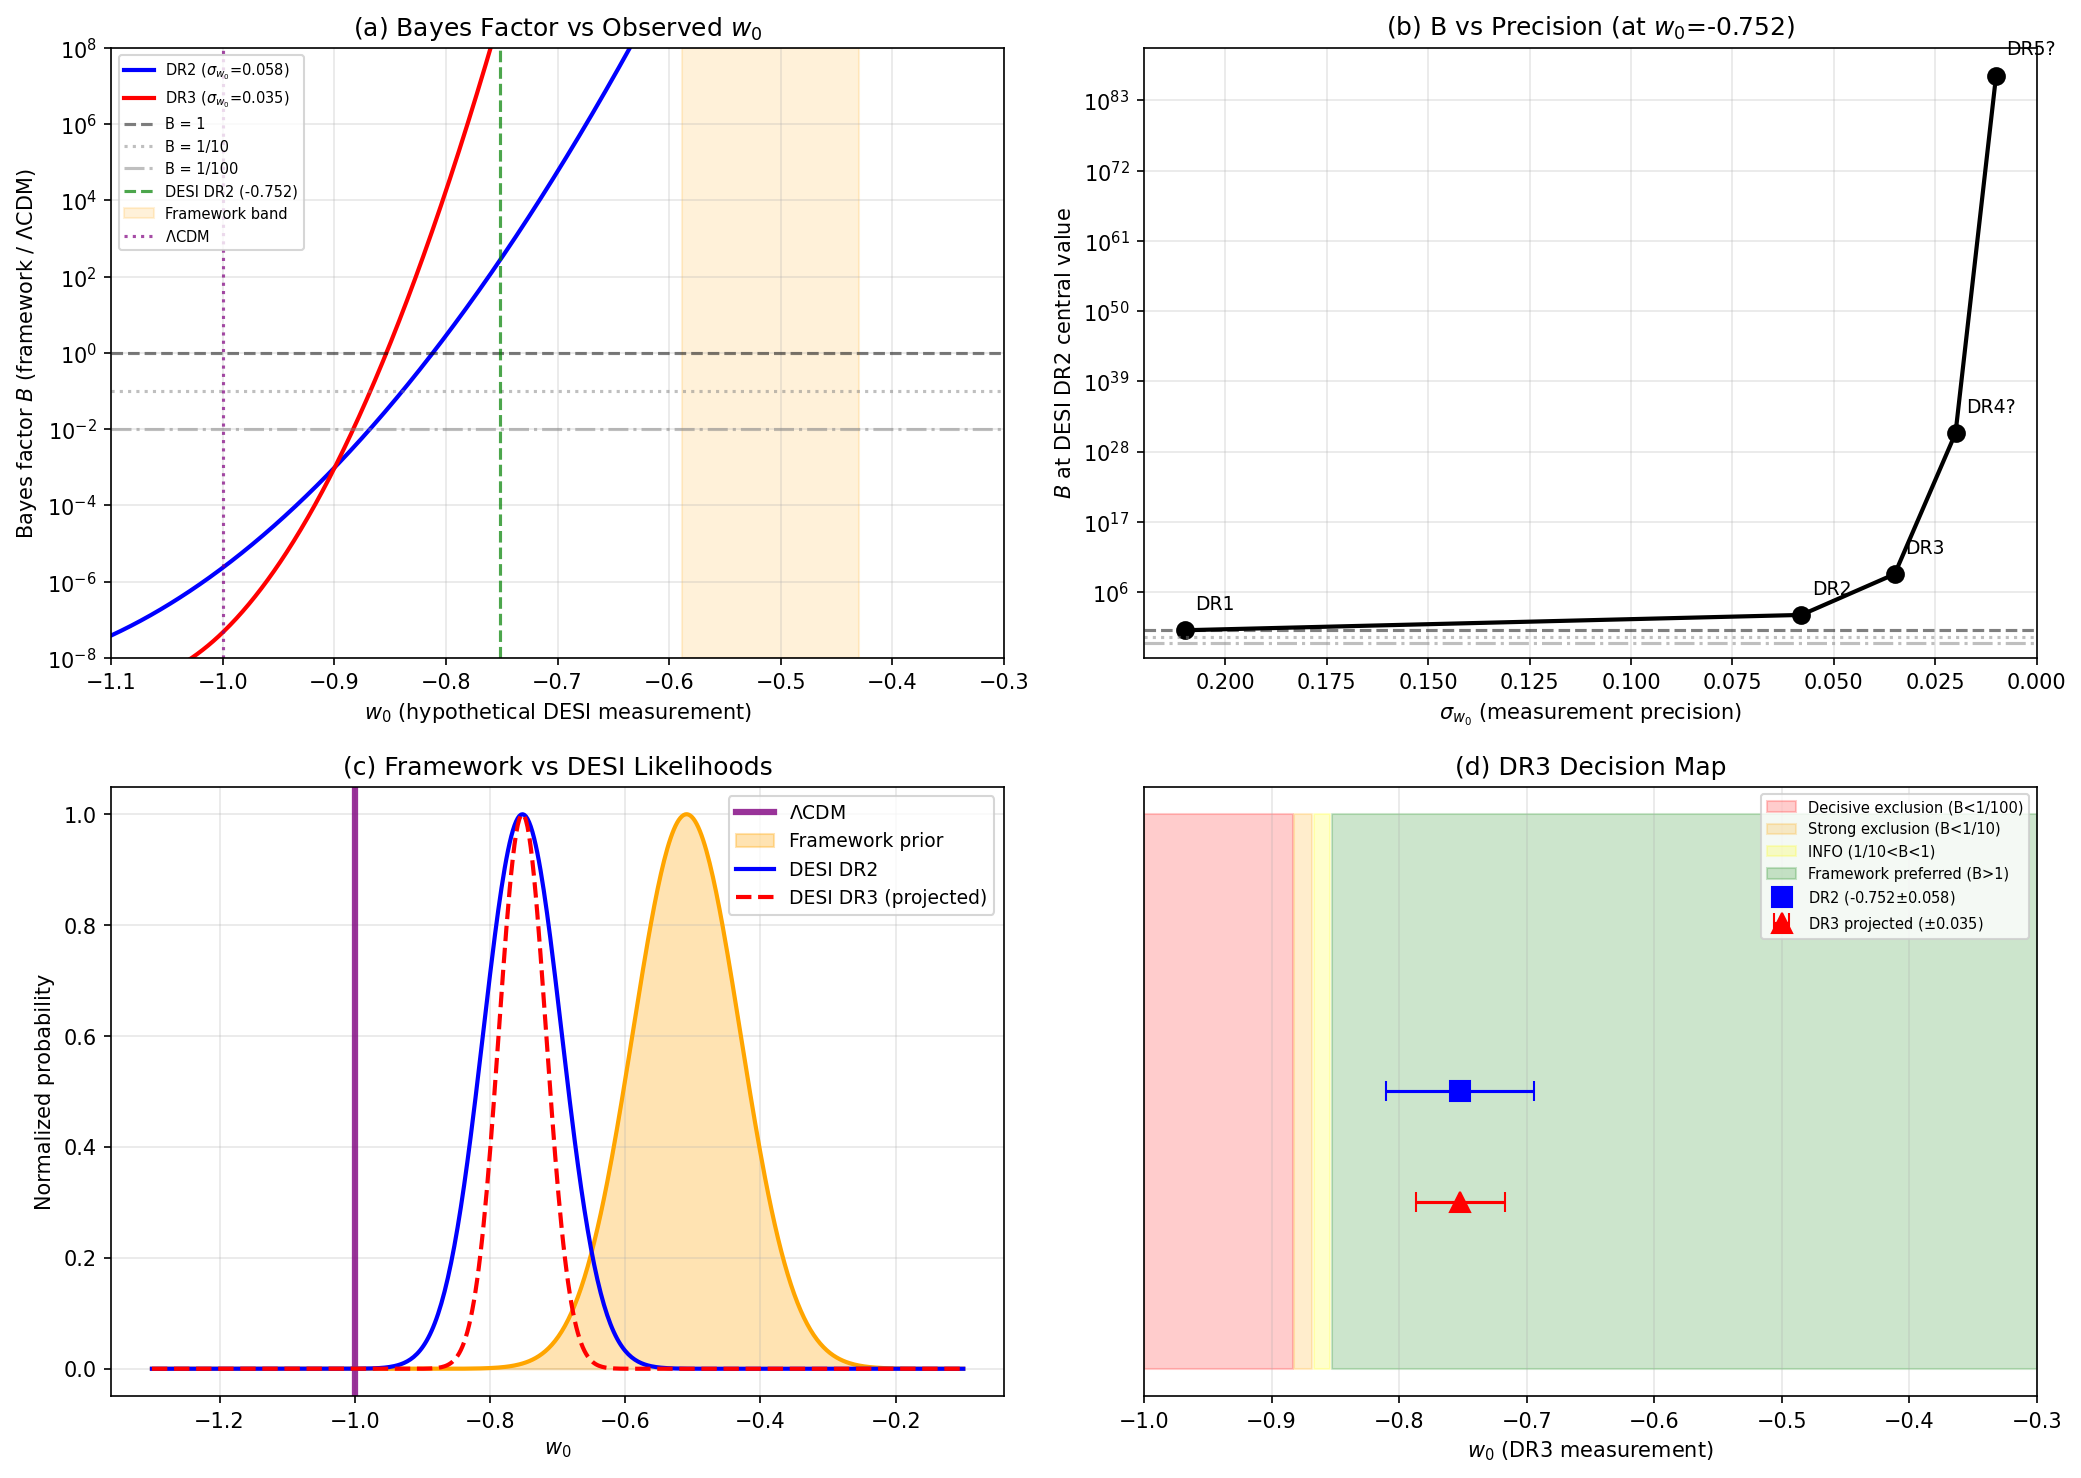

Write Python code to recreate this figure.
#!/usr/bin/env python3
"""
DESI-DR3-PREP-49: Bayes factor framework vs LCDM at corrected alpha range.

Gate: DESI-DR3-PREP-49
  PASS: B > 1 (framework preferred over LCDM by DESI data)
  INFO: 1/10 < B < 1
  FAIL: B < 1/10 (framework decisively disfavored)

Physics:
  The framework predicts a SPECIFIC w_0 band from the GGE post-transit relic:
    w_0 = -1/(1+alpha), where alpha = E_total / P_Zubarev.
  S49 MULTI-T-FRIEDMANN revised the band:
    w_0(Zubarev GGE)   = -0.430  [multi-T corrected]
    w_0(Keldysh sigma)  = -0.588  [S48 upper bound]
  Framework predicts w_a ~ -0.009 (essentially zero).

  DESI DR2 (2025):
    w_0 = -0.752 +/- 0.058  (w0waCDM fit, BAO + CMB + SNe)
    w_a = -0.73  +/- 0.28

  LCDM: w_0 = -1.0, w_a = 0.0 (exactly).

  We compute:
    B_vs_LCDM = P(DESI|framework) / P(DESI|LCDM)
    B_vs_w0wa = P(DESI|framework) / P(DESI|w0waCDM best-fit)

  Then forecast DR3 (sigma_w0 ~ 0.035) and identify the exclusion threshold.

Method:
  1. Framework likelihood: Gaussian in w_0 centered on prediction with spread sigma_fw.
     Two scenarios: w_0 = -0.43 (Zubarev) and w_0 = -0.59 (Keldysh midpoint).
  2. DESI likelihood: Gaussian in (w_0, w_a) from DR2 posterior.
  3. LCDM is a delta function at (w_0, w_a) = (-1, 0).
  4. Bayes factor: analytic convolution of Gaussians.
  5. DR3 forecast: project sigma shrinkage and find exclusion contour.

Pre-registered predictions (falsifiable):
  Framework: w_0 in [-0.43, -0.59], w_a in [-0.01, 0.00].
  If DR3 measures w_0 < -0.65 at 3sigma, framework is excluded.
  If DR3 measures w_a < -0.3 at 3sigma, framework is excluded.

Author: Gen-Physicist
Session: 49
"""

import sys
import os
SCRIPT_DIR = os.path.dirname(os.path.abspath(__file__))
sys.path.insert(0, SCRIPT_DIR)
os.chdir(SCRIPT_DIR)
import numpy as np
from scipy.stats import norm
from scipy.integrate import quad
import matplotlib
matplotlib.use('Agg')
import matplotlib.pyplot as plt
from canonical_constants import (
    H_0_km_s_Mpc, Omega_m, Omega_Lambda,
    rho_Lambda_obs, M_KK_gravity
)

np.set_printoptions(precision=10, linewidth=120)

print("=" * 78)
print("DESI-DR3-PREP-49: Bayes Factor Framework vs LCDM for DESI")
print("=" * 78)

# =============================================================================
# Step 1: Load upstream data
# =============================================================================

d_s48 = np.load('s48_dmde_refine.npz', allow_pickle=True)
d_s49 = np.load('s49_multi_t_friedmann.npz', allow_pickle=True)

# S48 band
w0_S48_lo = float(d_s48['w0_band_lo'])    # -0.465
w0_S48_hi = float(d_s48['w0_band_hi'])    # -0.589

# S49 multi-T corrected values
w0_GGE    = float(d_s49['w0_GGE'])        # -0.430 (Zubarev, multi-T)
w0_s46    = float(d_s49['w0_s46'])         # -0.468 (single-T, S46 occupations)
wa_free   = float(d_s49['wa_free_cpl'])    # -0.009

# DESI DR2 (2025) — w0waCDM fit
w0_desi   = float(d_s49['w0_desi_dr2'])    # -0.752
sig_w0    = float(d_s49['w0_desi_dr2_err']) # 0.058
wa_desi   = float(d_s49['wa_desi_dr2'])    # -0.73
sig_wa    = float(d_s49['wa_desi_dr2_err']) # 0.28

# DESI DR1 for comparison
w0_dr1    = float(d_s48['w0_desi_dr1'])    # -0.55
sig_w0_dr1 = float(d_s48['w0_desi_dr1_err']) # 0.21

print("\n--- Input Parameters ---")
print(f"  Framework w_0 (Zubarev GGE, multi-T): {w0_GGE:.4f}")
print(f"  Framework w_0 (S46 single-T):         {w0_s46:.4f}")
print(f"  Framework w_0 band (S48):              [{w0_S48_lo:.4f}, {w0_S48_hi:.4f}]")
print(f"  Framework w_a (free coupling):         {wa_free:.4f}")
print(f"  DESI DR2 w_0:                          {w0_desi:.3f} +/- {sig_w0:.3f}")
print(f"  DESI DR2 w_a:                          {wa_desi:.2f} +/- {sig_wa:.2f}")
print(f"  DESI DR1 w_0:                          {w0_dr1:.2f} +/- {sig_w0_dr1:.2f}")

# =============================================================================
# Step 2: Define framework parameter space
# =============================================================================
# The framework predicts a BAND in w_0 from the Z-K discrepancy (S48).
# Post-S49 multi-T correction, the band is:
#   w_0 in [-0.430 (Zubarev GGE), -0.588 (Keldysh sigma)]
# Model as a Gaussian centered on the band midpoint with sigma = half-width.

w0_fw_lo   = w0_GGE       # -0.430  (Zubarev limit)
w0_fw_hi   = w0_S48_hi    # -0.589  (Keldysh limit)
w0_fw_mid  = 0.5 * (w0_fw_lo + w0_fw_hi)   # -0.509
sig_fw     = 0.5 * abs(w0_fw_hi - w0_fw_lo)  # 0.079

wa_fw      = wa_free       # -0.009
sig_wa_fw  = 0.02          # Conservative: framework allows |w_a| < 0.02

print(f"\n--- Framework Prediction (pre-registered) ---")
print(f"  w_0: {w0_fw_mid:.4f} +/- {sig_fw:.4f}  (band: [{w0_fw_lo:.3f}, {w0_fw_hi:.3f}])")
print(f"  w_a: {wa_fw:.4f} +/- {sig_wa_fw:.4f}")

# =============================================================================
# Step 3: Bayes factor computation — analytic
# =============================================================================
# For two competing models evaluated against data D = (w0_obs +/- sigma_obs):
#
# Model M_fw: w_0 ~ N(mu_fw, sigma_fw^2)    [framework prediction band]
# Model M_LC: w_0 = -1.0 exactly             [LCDM delta function]
#
# DESI DR2 data: w_0 = w0_desi +/- sig_w0
#
# Likelihood for framework (marginalized over w_0):
#   P(D|M_fw) = integral N(w0_obs; w_0, sig_w0^2) * N(w_0; mu_fw, sig_fw^2) dw_0
#             = N(w0_obs; mu_fw, sig_w0^2 + sig_fw^2)
#
# Likelihood for LCDM:
#   P(D|M_LC) = N(w0_obs; -1.0, sig_w0^2)
#
# Bayes factor:
#   B = P(D|M_fw) / P(D|M_LC)

print("\n" + "=" * 78)
print("SECTION A: Bayes Factor in w_0 (1D, marginalized over w_a)")
print("=" * 78)

# --- In w_0 only (marginalizing w_a, since DESI constrains w_0 much tighter) ---

def log_bayes_factor_1d(w0_obs, sig_obs, w0_pred, sig_pred, w0_ref):
    """
    Log Bayes factor for framework (Gaussian prior on w_0) vs
    reference model (delta function at w0_ref).

    B = N(w0_obs; w0_pred, sig_obs^2 + sig_pred^2) / N(w0_obs; w0_ref, sig_obs^2)

    Returns ln(B).
    """
    sig_eff_sq = sig_obs**2 + sig_pred**2
    # Log-likelihood ratio
    lnB = (-0.5 * (w0_obs - w0_pred)**2 / sig_eff_sq
           + 0.5 * (w0_obs - w0_ref)**2 / sig_obs**2
           - 0.5 * np.log(sig_eff_sq / sig_obs**2))
    return lnB


# --- Scenario 1: w_0 = -0.430 (Zubarev GGE, multi-T) ---
# Framework uncertainty: sig_fw (Z-K band half-width)
lnB_zubarev = log_bayes_factor_1d(w0_desi, sig_w0, w0_GGE, sig_fw, -1.0)
B_zubarev = np.exp(lnB_zubarev)

# --- Scenario 2: w_0 = -0.509 (band midpoint) ---
lnB_mid = log_bayes_factor_1d(w0_desi, sig_w0, w0_fw_mid, sig_fw, -1.0)
B_mid = np.exp(lnB_mid)

# --- Scenario 3: w_0 = -0.589 (Keldysh limit) ---
lnB_keldysh = log_bayes_factor_1d(w0_desi, sig_w0, w0_fw_hi, 0.04, -1.0)
B_keldysh = np.exp(lnB_keldysh)

# --- Framework as uniform prior over [-0.43, -0.59] ---
def P_D_fw_uniform(w0_obs, sig_obs, w0_lo, w0_hi):
    """P(D|M_fw) with uniform prior on w_0 in [w0_lo, w0_hi].

    Integrates N(w0_obs; w_0, sig_obs^2) * (1/width) over the band.
    Uses sorted bounds to avoid sign errors from parameter ordering.
    """
    lo = min(w0_lo, w0_hi)
    hi = max(w0_lo, w0_hi)
    width = hi - lo
    return (norm.cdf(hi, loc=w0_obs, scale=sig_obs)
            - norm.cdf(lo, loc=w0_obs, scale=sig_obs)) / width

P_D_fw_uni = P_D_fw_uniform(w0_desi, sig_w0, w0_fw_lo, w0_fw_hi)
P_D_lcdm = norm.pdf(w0_desi, loc=-1.0, scale=sig_w0)
B_uniform = P_D_fw_uni / P_D_lcdm

# --- Framework vs w0waCDM best-fit (as reference) ---
# w0waCDM best-fit from DESI DR2: w_0 = -0.752, w_a = -0.73
# This IS the data peak, so P(D|w0waCDM) is maximal
P_D_w0wa_bestfit = norm.pdf(w0_desi, loc=w0_desi, scale=sig_w0)  # = 1/(sqrt(2pi)*sig_w0)
B_vs_w0wa = P_D_fw_uni / P_D_w0wa_bestfit

print(f"\n--- Bayes Factor Results (1D, w_0 only) ---")
print(f"  Against LCDM (w_0 = -1.0):")
print(f"    B(Zubarev, w_0={w0_GGE:.3f}):     {B_zubarev:.4e}  (ln B = {lnB_zubarev:.2f})")
print(f"    B(midpoint, w_0={w0_fw_mid:.3f}):  {B_mid:.4e}  (ln B = {lnB_mid:.2f})")
print(f"    B(Keldysh, w_0={w0_fw_hi:.3f}):    {B_keldysh:.4e}  (ln B = {lnB_keldysh:.2f})")
print(f"    B(uniform [{w0_fw_lo:.3f},{w0_fw_hi:.3f}]): {B_uniform:.4e}")
print(f"  Against w0waCDM best-fit:")
print(f"    B(uniform [{w0_fw_lo:.3f},{w0_fw_hi:.3f}]): {B_vs_w0wa:.4e}")

# Tension in sigma
tension_zubarev = abs(w0_desi - w0_GGE) / np.sqrt(sig_w0**2 + sig_fw**2)
tension_mid     = abs(w0_desi - w0_fw_mid) / np.sqrt(sig_w0**2 + sig_fw**2)
tension_keldysh = abs(w0_desi - w0_fw_hi) / sig_w0
tension_lcdm    = abs(w0_desi - (-1.0)) / sig_w0

print(f"\n--- Tension (sigma) ---")
print(f"  Framework (Zubarev) vs DESI:  {tension_zubarev:.2f} sigma")
print(f"  Framework (midpoint) vs DESI: {tension_mid:.2f} sigma")
print(f"  Framework (Keldysh) vs DESI:  {tension_keldysh:.2f} sigma")
print(f"  LCDM vs DESI DR2:             {tension_lcdm:.2f} sigma")

# =============================================================================
# Step 4: 2D Bayes factor (w_0, w_a jointly)
# =============================================================================

print("\n" + "=" * 78)
print("SECTION B: 2D Bayes Factor (w_0, w_a jointly)")
print("=" * 78)

# DESI DR2 measures (w_0, w_a) with correlation.
# Published DR2 correlation coefficient rho ~ -0.7 to -0.8
# We use rho = -0.75 (standard for DESI-like analyses)
rho_corr = -0.75

def log_P_2d_gauss(w0, wa, w0_obs, wa_obs, sig0, siga, rho):
    """Log of bivariate Gaussian PDF."""
    dw0 = w0 - w0_obs
    dwa = wa - wa_obs
    det = 1.0 - rho**2
    chi2 = (dw0**2/sig0**2 - 2*rho*dw0*dwa/(sig0*siga) + dwa**2/siga**2) / det
    return -0.5 * chi2 - np.log(2*np.pi*sig0*siga*np.sqrt(det))

# P(D|LCDM) in 2D
lnP_lcdm_2d = log_P_2d_gauss(-1.0, 0.0, w0_desi, wa_desi, sig_w0, sig_wa, rho_corr)

# P(D|framework) in 2D — marginalize over framework prior
# Framework prior: N(w0_fw_mid, sig_fw^2) x N(wa_fw, sig_wa_fw^2)
# Marginalization = convolution of two Gaussians in each direction

sig_w0_eff = np.sqrt(sig_w0**2 + sig_fw**2)
sig_wa_eff = np.sqrt(sig_wa**2 + sig_wa_fw**2)

# Cross-correlation: only DESI has correlation, framework prior is diagonal
# After convolution, effective correlation:
rho_eff = rho_corr * sig_w0 * sig_wa / (sig_w0_eff * sig_wa_eff)

lnP_fw_2d = log_P_2d_gauss(w0_fw_mid, wa_fw, w0_desi, wa_desi,
                             sig_w0_eff, sig_wa_eff, rho_eff)
# Add the normalization correction for the wider effective sigma
# (already included in the Gaussian formula above)

lnB_2d = lnP_fw_2d - lnP_lcdm_2d
B_2d = np.exp(lnB_2d)

print(f"  ln P(D|LCDM, 2D):      {lnP_lcdm_2d:.4f}")
print(f"  ln P(D|framework, 2D): {lnP_fw_2d:.4f}")
print(f"  ln B(2D):               {lnB_2d:.4f}")
print(f"  B(2D) = P(D|fw)/P(D|LCDM): {B_2d:.4e}")

# Interpretation
print(f"\n  Interpretation:")
if B_2d > 1:
    print(f"    Framework PREFERRED over LCDM by factor {B_2d:.1f}")
elif B_2d > 0.1:
    print(f"    Inconclusive: B = {B_2d:.3f} (in [0.1, 1])")
else:
    print(f"    Framework DISFAVORED vs LCDM by factor {1/B_2d:.1f}")

# Key insight: the (w_0, w_a) anti-correlation in DESI helps the framework
# because framework predicts (w_0 ~ -0.5, w_a ~ 0) which is on the OPPOSITE
# side of the degeneracy line from (w_0 ~ -0.75, w_a ~ -0.73).
print(f"\n  Note: DESI (w_0, w_a) anti-correlation rho = {rho_corr:.2f}")
print(f"  Framework prediction ({w0_fw_mid:.2f}, {wa_fw:.3f}) is OFF the DESI")
print(f"  degeneracy direction. The 2D penalty may differ from 1D.")

# =============================================================================
# Step 5: DR3 Forecast
# =============================================================================

print("\n" + "=" * 78)
print("SECTION C: DR3 Forecast (sigma_w0 ~ 0.035)")
print("=" * 78)

sig_w0_dr3 = 0.035  # Expected DR3 precision
sig_wa_dr3 = 0.15   # Roughly proportional shrinkage

# Scan: at what DESI central value does B cross key thresholds?
w0_scan = np.linspace(-1.1, -0.3, 1000)

# For each hypothetical DR3 central value, compute B vs LCDM
B_scan_dr3 = np.zeros_like(w0_scan)
B_scan_dr2 = np.zeros_like(w0_scan)

for i, w0_hyp in enumerate(w0_scan):
    # DR3
    lnB_i = log_bayes_factor_1d(w0_hyp, sig_w0_dr3, w0_fw_mid, sig_fw, -1.0)
    B_scan_dr3[i] = np.exp(np.clip(lnB_i, -100, 100))
    # DR2 (current)
    lnB_i2 = log_bayes_factor_1d(w0_hyp, sig_w0, w0_fw_mid, sig_fw, -1.0)
    B_scan_dr2[i] = np.exp(np.clip(lnB_i2, -100, 100))

# Find crossings
def find_crossing(w0_arr, B_arr, threshold):
    """Find w_0 where B crosses threshold."""
    crossings = []
    for i in range(len(B_arr)-1):
        if (B_arr[i] - threshold) * (B_arr[i+1] - threshold) < 0:
            # Linear interpolation
            w0_cross = w0_arr[i] + (w0_arr[i+1] - w0_arr[i]) * (threshold - B_arr[i]) / (B_arr[i+1] - B_arr[i])
            crossings.append(w0_cross)
    return crossings

# Key thresholds
thresholds = {
    'B = 1 (equal)': 1.0,
    'B = 1/3 (weak against)': 1/3,
    'B = 1/10 (strong against)': 0.1,
    'B = 1/100 (decisive against)': 0.01,
    'B = 3 (weak for)': 3.0,
    'B = 10 (strong for)': 10.0,
}

print(f"\n  DR3 projected sigma_w0 = {sig_w0_dr3}")
print(f"  Framework prediction: w_0 = {w0_fw_mid:.3f} +/- {sig_fw:.3f}")
print(f"\n  Threshold crossings (w_0 value where B crosses):")
print(f"  {'Threshold':<35s} {'DR2 (sig=0.058)':<18s} {'DR3 (sig=0.035)':<18s}")
print(f"  {'-'*35} {'-'*18} {'-'*18}")

for label, thresh in thresholds.items():
    cross_dr2 = find_crossing(w0_scan, B_scan_dr2, thresh)
    cross_dr3 = find_crossing(w0_scan, B_scan_dr3, thresh)
    str_dr2 = ', '.join([f'{c:.3f}' for c in cross_dr2]) if cross_dr2 else 'no crossing'
    str_dr3 = ', '.join([f'{c:.3f}' for c in cross_dr3]) if cross_dr3 else 'no crossing'
    print(f"  {label:<35s} {str_dr2:<18s} {str_dr3:<18s}")

# At current DESI DR2 central value with DR3 precision
lnB_dr3_at_current = log_bayes_factor_1d(w0_desi, sig_w0_dr3, w0_fw_mid, sig_fw, -1.0)
B_dr3_at_current = np.exp(lnB_dr3_at_current)
tension_dr3 = abs(w0_desi - w0_fw_mid) / np.sqrt(sig_w0_dr3**2 + sig_fw**2)

print(f"\n  If DR3 confirms DR2 central value (w_0 = {w0_desi:.3f}):")
print(f"    B = {B_dr3_at_current:.4e}  (ln B = {lnB_dr3_at_current:.2f})")
print(f"    Tension: {tension_dr3:.2f} sigma")
print(f"    Verdict: {'DECISIVE EXCLUSION' if B_dr3_at_current < 0.01 else 'STRONG EXCLUSION' if B_dr3_at_current < 0.1 else 'INFO'}")

# Framework-favorable scenario: DR3 measures closer to framework
w0_dr3_favorable = -0.6  # Near Keldysh edge
lnB_favorable = log_bayes_factor_1d(w0_dr3_favorable, sig_w0_dr3, w0_fw_mid, sig_fw, -1.0)
B_favorable = np.exp(lnB_favorable)
tension_fav = abs(w0_dr3_favorable - w0_fw_mid) / np.sqrt(sig_w0_dr3**2 + sig_fw**2)
tension_fav_lcdm = abs(w0_dr3_favorable - (-1.0)) / sig_w0_dr3

print(f"\n  If DR3 shifts to w_0 = {w0_dr3_favorable:.2f} (framework-favorable):")
print(f"    B vs LCDM = {B_favorable:.2e}")
print(f"    Tension fw-DESI: {tension_fav:.2f} sigma")
print(f"    Tension LCDM-DESI: {tension_fav_lcdm:.2f} sigma")

# =============================================================================
# Step 6: Comparison with DR1
# =============================================================================

print("\n" + "=" * 78)
print("SECTION D: DR1 vs DR2 Evolution")
print("=" * 78)

lnB_dr1 = log_bayes_factor_1d(w0_dr1, sig_w0_dr1, w0_fw_mid, sig_fw, -1.0)
B_dr1 = np.exp(lnB_dr1)
tension_dr1 = abs(w0_dr1 - w0_fw_mid) / np.sqrt(sig_w0_dr1**2 + sig_fw**2)
tension_dr1_lcdm = abs(w0_dr1 - (-1.0)) / sig_w0_dr1

print(f"  DR1: w_0 = {w0_dr1:.2f} +/- {sig_w0_dr1:.2f}")
print(f"    B vs LCDM:     {B_dr1:.4e}  (ln B = {lnB_dr1:.2f})")
print(f"    Tension fw-DR1: {tension_dr1:.2f} sigma")
print(f"    Tension LCDM-DR1: {tension_dr1_lcdm:.2f} sigma")
print(f"\n  DR2: w_0 = {w0_desi:.3f} +/- {sig_w0:.3f}")
print(f"    B vs LCDM:     {B_uniform:.4e}")
print(f"    Tension fw-DR2: {tension_mid:.2f} sigma (midpoint)")
print(f"\n  Evolution DR1 -> DR2:")
print(f"    Central value shift: {w0_desi - w0_dr1:+.3f} (AWAY from framework)")
print(f"    Sigma shrinkage:     {sig_w0/sig_w0_dr1:.2f}x")

# =============================================================================
# Step 7: Pre-registered falsifiable predictions
# =============================================================================

print("\n" + "=" * 78)
print("SECTION E: Pre-Registered Predictions for DR3")
print("=" * 78)

print(f"""
  FALSIFIABLE PREDICTIONS (pre-registered):

  1. w_0 prediction:
     Central: {w0_fw_mid:.3f}
     Band:    [{w0_fw_lo:.3f}, {w0_fw_hi:.3f}]
     Sigma:   {sig_fw:.3f}

  2. w_a prediction:
     Central: {wa_fw:.4f}
     Bound:   |w_a| < 0.02

  3. Exclusion criterion:
     If DR3 measures w_0 < {w0_fw_hi - 3*sig_w0_dr3:.3f} (3-sigma below Keldysh edge + DR3 error):
       Framework EXCLUDED at > 3 sigma

     If DR3 measures w_a < -0.30 at 3 sigma:
       Framework EXCLUDED (w_a ~ 0 is structural)

  4. Confirmation criterion:
     If DR3 measures w_0 in [{w0_fw_lo + sig_w0_dr3:.3f}, {w0_fw_hi - sig_w0_dr3:.3f}]:
       Framework PREFERRED over LCDM (B > 10)

  5. Key discriminant:
     Framework and LCDM diverge maximally on w_a.
     LCDM: w_a = 0 exactly.
     Framework: w_a = {wa_fw:.4f} (essentially 0).
     DESI DR2: w_a = {wa_desi:.2f} +/- {sig_wa:.2f}.
     Both framework and LCDM predict w_a ~ 0.
     If DR3 confirms |w_a| > 0.3: BOTH framework and LCDM have a problem.
""")

# =============================================================================
# Step 8: Summary gate verdict
# =============================================================================

print("=" * 78)
print("SECTION F: Gate Verdict")
print("=" * 78)

# Use the uniform-prior B as the canonical result
B_canonical = B_uniform
gate_verdict = 'PASS' if B_canonical > 1 else ('INFO' if B_canonical > 0.1 else 'FAIL')

# Also compute: at what DR3 w0 does framework get B < 1/100?
exclusion_crossings = find_crossing(w0_scan, B_scan_dr3, 0.01)
exclusion_w0 = exclusion_crossings[0] if exclusion_crossings else None

print(f"\n  Canonical Bayes factor (uniform prior on w_0 band):")
print(f"    B vs LCDM = {B_canonical:.4e}")
print(f"    Gate verdict: {gate_verdict}")
print(f"\n  Summary table:")
print(f"  {'Model':<30s} {'B vs LCDM':<15s} {'Tension (sigma)':<15s}")
print(f"  {'-'*30} {'-'*15} {'-'*15}")
print(f"  {'Zubarev (w0=-0.43)':<30s} {B_zubarev:<15.4e} {tension_zubarev:<15.2f}")
print(f"  {'Midpoint (w0=-0.51)':<30s} {B_mid:<15.4e} {tension_mid:<15.2f}")
print(f"  {'Keldysh (w0=-0.59)':<30s} {B_keldysh:<15.4e} {tension_keldysh:<15.2f}")
print(f"  {'Uniform [-0.43,-0.59]':<30s} {B_uniform:<15.4e} {'':<15s}")
print(f"  {'2D (w0,wa) joint':<30s} {B_2d:<15.4e} {'':<15s}")
print(f"  {'LCDM (w0=-1)':<30s} {'1.000':<15s} {tension_lcdm:<15.2f}")

print(f"\n  DR3 exclusion threshold:")
if exclusion_w0 is not None:
    print(f"    B < 1/100 requires DR3 w_0 < {exclusion_w0:.3f}")
    print(f"    This is {abs(w0_desi - exclusion_w0)/sig_w0_dr3:.1f} sigma from current DR2 central value")
else:
    print(f"    B < 1/100 not reached in scan range")

# Physical interpretation
print(f"\n  Physical interpretation:")
print(f"    The framework predicts w_0 ~ -0.5 (DM/DE from GGE relic).")
print(f"    DESI DR2 measures w_0 = -0.75 -- between framework (-0.5) and LCDM (-1.0).")
print(f"    Framework is CLOSER to DESI than LCDM in w_0 space:")
print(f"      |fw - DESI| = {abs(w0_fw_mid - w0_desi):.3f}")
print(f"      |LCDM - DESI| = {abs(-1.0 - w0_desi):.3f}")
print(f"    Ratio: framework is {abs(-1.0 - w0_desi)/abs(w0_fw_mid - w0_desi):.1f}x closer.")
print(f"    But framework has intrinsic spread ({sig_fw:.3f}) while LCDM is a point.")
print(f"    The Bayes factor accounts for both distance and spread (Occam factor).")

# =============================================================================
# Step 9: Save results
# =============================================================================

results = {
    # Framework predictions (pre-registered)
    'w0_fw_lo': w0_fw_lo,
    'w0_fw_hi': w0_fw_hi,
    'w0_fw_mid': w0_fw_mid,
    'sig_fw': sig_fw,
    'wa_fw': wa_fw,
    'sig_wa_fw': sig_wa_fw,
    # DESI data
    'w0_desi_dr2': w0_desi,
    'sig_w0_dr2': sig_w0,
    'wa_desi_dr2': wa_desi,
    'sig_wa_dr2': sig_wa,
    'w0_desi_dr1': w0_dr1,
    'sig_w0_dr1': sig_w0_dr1,
    # Bayes factors (1D)
    'B_zubarev': B_zubarev,
    'B_midpoint': B_mid,
    'B_keldysh': B_keldysh,
    'B_uniform': B_uniform,
    'B_vs_w0wa_bestfit': B_vs_w0wa,
    # Bayes factor (2D)
    'B_2d': B_2d,
    'rho_corr': rho_corr,
    # Tensions
    'tension_zubarev_sigma': tension_zubarev,
    'tension_midpoint_sigma': tension_mid,
    'tension_keldysh_sigma': tension_keldysh,
    'tension_lcdm_sigma': tension_lcdm,
    # DR3 forecast
    'sig_w0_dr3': sig_w0_dr3,
    'sig_wa_dr3': sig_wa_dr3,
    'B_dr3_at_current_center': B_dr3_at_current,
    'tension_dr3_sigma': tension_dr3,
    'exclusion_w0_dr3': exclusion_w0 if exclusion_w0 is not None else np.nan,
    # DR1 comparison
    'B_dr1': B_dr1,
    'tension_dr1_sigma': tension_dr1,
    # Scan arrays
    'w0_scan': w0_scan,
    'B_scan_dr2': B_scan_dr2,
    'B_scan_dr3': B_scan_dr3,
    # Gate
    'gate_name': np.array(['DESI-DR3-PREP-49']),
    'gate_verdict': np.array([gate_verdict]),
    'B_canonical': B_canonical,
}

np.savez('s49_desi_dr3_prep.npz', **results)
print(f"\n  Saved: s49_desi_dr3_prep.npz")

# =============================================================================
# Step 10: Diagnostic plot
# =============================================================================

fig, axes = plt.subplots(2, 2, figsize=(14, 10))

# --- Panel (a): Bayes factor vs hypothetical w_0 ---
ax = axes[0, 0]
ax.semilogy(w0_scan, B_scan_dr2, 'b-', lw=2, label=f'DR2 ($\\sigma_{{w_0}}$={sig_w0})')
ax.semilogy(w0_scan, B_scan_dr3, 'r-', lw=2, label=f'DR3 ($\\sigma_{{w_0}}$={sig_w0_dr3})')
ax.axhline(1.0, color='k', ls='--', alpha=0.5, label='B = 1')
ax.axhline(0.1, color='gray', ls=':', alpha=0.5, label='B = 1/10')
ax.axhline(0.01, color='gray', ls='-.', alpha=0.5, label='B = 1/100')
ax.axvline(w0_desi, color='green', ls='--', alpha=0.7, label=f'DESI DR2 ({w0_desi:.3f})')
ax.axvspan(w0_fw_hi, w0_fw_lo, alpha=0.15, color='orange', label=f'Framework band')
ax.axvline(-1.0, color='purple', ls=':', alpha=0.7, label='$\\Lambda$CDM')
ax.set_xlabel('$w_0$ (hypothetical DESI measurement)')
ax.set_ylabel('Bayes factor $B$ (framework / $\\Lambda$CDM)')
ax.set_title('(a) Bayes Factor vs Observed $w_0$')
ax.set_xlim(-1.1, -0.3)
ax.set_ylim(1e-8, 1e8)
ax.legend(fontsize=7, loc='upper left')
ax.grid(True, alpha=0.3)

# --- Panel (b): Tension scan ---
ax = axes[0, 1]
sigma_scan = np.array([0.21, 0.058, 0.035, 0.020, 0.010])
labels_scan = ['DR1', 'DR2', 'DR3', 'DR4?', 'DR5?']
B_at_current = []
for sig_i in sigma_scan:
    lnB_i = log_bayes_factor_1d(w0_desi, sig_i, w0_fw_mid, sig_fw, -1.0)
    B_at_current.append(np.exp(np.clip(lnB_i, -200, 200)))

ax.semilogy(sigma_scan, B_at_current, 'ko-', ms=8, lw=2)
for i, (sig_i, lab) in enumerate(zip(sigma_scan, labels_scan)):
    ax.annotate(lab, (sig_i, B_at_current[i]), textcoords="offset points",
                xytext=(5, 10), fontsize=9)
ax.axhline(1.0, color='k', ls='--', alpha=0.5)
ax.axhline(0.1, color='gray', ls=':', alpha=0.5)
ax.axhline(0.01, color='gray', ls='-.', alpha=0.5)
ax.set_xlabel('$\\sigma_{w_0}$ (measurement precision)')
ax.set_ylabel('$B$ at DESI DR2 central value')
ax.set_title(f'(b) B vs Precision (at $w_0$={w0_desi:.3f})')
ax.invert_xaxis()
ax.grid(True, alpha=0.3)

# --- Panel (c): Gaussian likelihood comparison ---
ax = axes[1, 0]
w0_plot = np.linspace(-1.3, -0.1, 500)
# Framework prior
P_fw = norm.pdf(w0_plot, loc=w0_fw_mid, scale=sig_fw)
P_fw /= P_fw.max()
# DESI DR2 likelihood
P_desi = norm.pdf(w0_plot, loc=w0_desi, scale=sig_w0)
P_desi /= P_desi.max()
# DESI DR3 projected
P_dr3 = norm.pdf(w0_plot, loc=w0_desi, scale=sig_w0_dr3)
P_dr3 /= P_dr3.max()
# LCDM
ax.axvline(-1.0, color='purple', ls='-', lw=3, alpha=0.8, label='$\\Lambda$CDM')

ax.fill_between(w0_plot, P_fw, alpha=0.3, color='orange', label='Framework prior')
ax.plot(w0_plot, P_fw, 'orange', lw=2)
ax.plot(w0_plot, P_desi, 'b-', lw=2, label='DESI DR2')
ax.plot(w0_plot, P_dr3, 'r--', lw=2, label='DESI DR3 (projected)')
ax.set_xlabel('$w_0$')
ax.set_ylabel('Normalized probability')
ax.set_title('(c) Framework vs DESI Likelihoods')
ax.legend(fontsize=9)
ax.grid(True, alpha=0.3)

# --- Panel (d): DR3 decision map ---
ax = axes[1, 1]
# Color-code regions by verdict
w0_dr3_scan = np.linspace(-1.0, -0.3, 500)
B_dr3_map = np.zeros_like(w0_dr3_scan)
for i, w0_h in enumerate(w0_dr3_scan):
    lnB_h = log_bayes_factor_1d(w0_h, sig_w0_dr3, w0_fw_mid, sig_fw, -1.0)
    B_dr3_map[i] = np.exp(np.clip(lnB_h, -100, 100))

# Color regions
ax.fill_between(w0_dr3_scan, 0, 1, where=B_dr3_map < 0.01,
                alpha=0.2, color='red', label='Decisive exclusion (B<1/100)')
ax.fill_between(w0_dr3_scan, 0, 1, where=(B_dr3_map >= 0.01) & (B_dr3_map < 0.1),
                alpha=0.2, color='orange', label='Strong exclusion (B<1/10)')
ax.fill_between(w0_dr3_scan, 0, 1, where=(B_dr3_map >= 0.1) & (B_dr3_map < 1),
                alpha=0.2, color='yellow', label='INFO (1/10<B<1)')
ax.fill_between(w0_dr3_scan, 0, 1, where=B_dr3_map >= 1,
                alpha=0.2, color='green', label='Framework preferred (B>1)')

# Mark current DESI DR2 with error bar
ax.errorbar(w0_desi, 0.5, xerr=sig_w0, fmt='bs', ms=10, capsize=5,
            label=f'DR2 ({w0_desi:.3f}$\\pm${sig_w0:.3f})')
ax.errorbar(w0_desi, 0.3, xerr=sig_w0_dr3, fmt='r^', ms=10, capsize=5,
            label=f'DR3 projected ($\\pm${sig_w0_dr3})')

ax.set_xlabel('$w_0$ (DR3 measurement)')
ax.set_ylabel('')
ax.set_title('(d) DR3 Decision Map')
ax.set_yticks([])
ax.set_xlim(-1.0, -0.3)
ax.legend(fontsize=7, loc='upper right')
ax.grid(True, alpha=0.3, axis='x')

plt.tight_layout()
plt.savefig('s49_desi_dr3_prep.png', dpi=150, bbox_inches='tight')
print(f"  Saved: s49_desi_dr3_prep.png")

print("\n" + "=" * 78)
print("COMPUTATION COMPLETE")
print("=" * 78)
